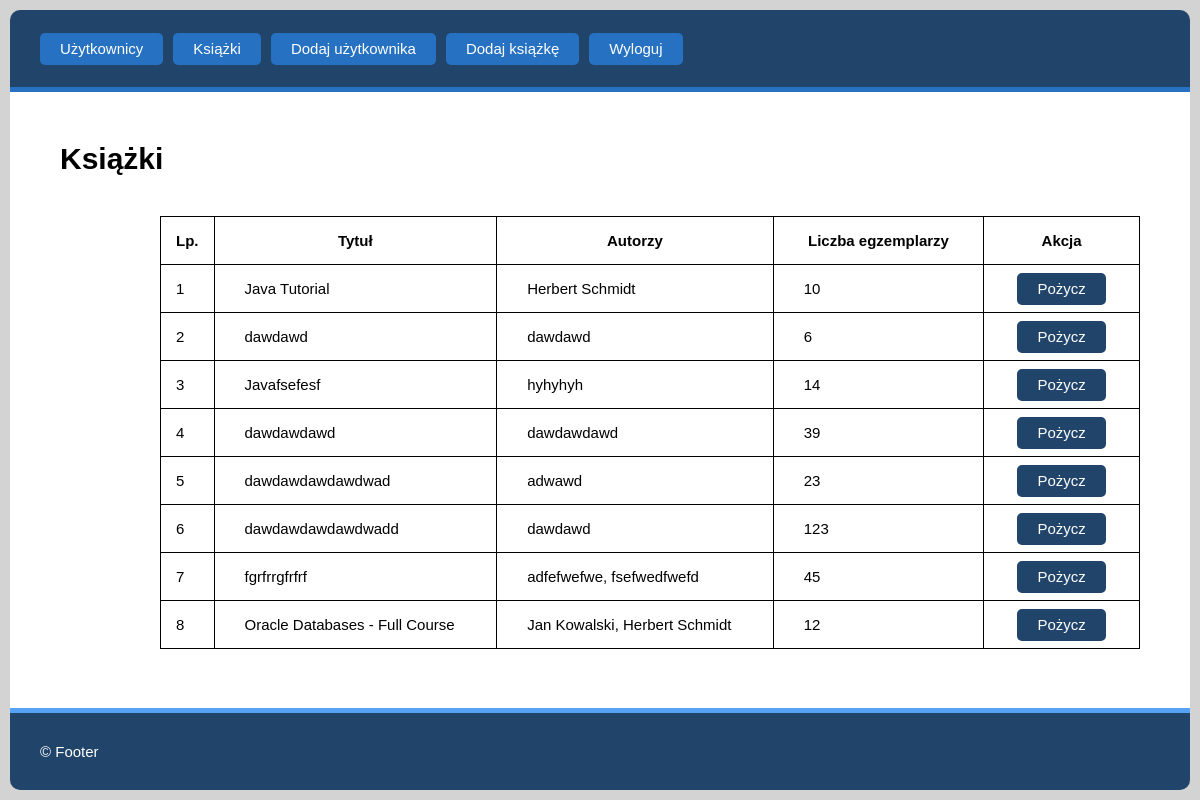
Before: /index.php?action=books/show (signed in) with the older database file.
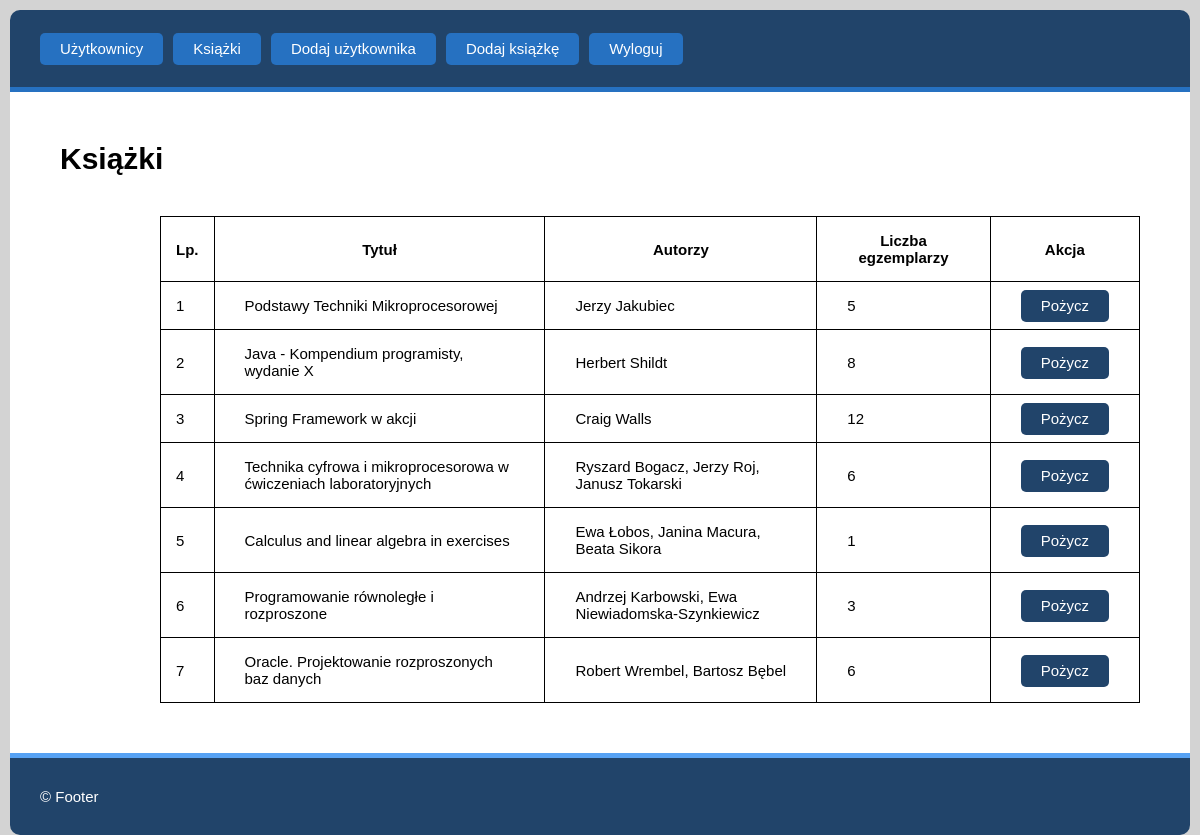
After: the same page with the newer database file.
### tables this page shows
CREATE TABLE `books` (
  `id` bigint(20) UNSIGNED NOT NULL,
  `title` varchar(100) NOT NULL,
  `authors` varchar(100) NOT NULL,
  `copies` int(10) UNSIGNED NOT NULL
);

### src/core/Renderer.php (called while the page is built, shortened)
<?php
class Renderer
{
    public function render($view, $data = array())
    {
        require_once Config::get('__MVC_VIEWS_DIR') . $view . '.php';
    }
}

### src/controllers/BooksController.php (called while the page is built, shortened)
<?php
class BooksController extends Controller
{
	public function show()
    {
        $result = $this->_pdo->get_data_from_db("SELECT * FROM books", BookModel::class);
        $this->renderer->render('show_books', array(
            'books_count' => is_array($result) ? count($result) : 0,
            'books_data' => $result,
            'header_mode' => $_SESSION['logged_user']['user_role'] === Config::get('__ADMIN_ROLE') ? 'admin' : 'user',
        ));
    }
}

### src/core/MvcApplication.php (called while the page is built, shortened)
<?php
class MvcApplication
{
    private static $_instance;
    private $renderer_instance;
    private function __construct()
    {
        $this->renderer_instance = Renderer::get_instance();
        $this->render_mvc();
    }
    private function render_mvc()
    {
        try
        {
            $action_params = $this->parse_url();
            $this->controller_instance = new $controller_class_name;
            call_user_func([ $this->controller_instance, $action_params['method'] ]);
        }
        catch(LogicException $e)
        {
            $this->renderer_instance->render('_not-found');
            die;
        }
    }
    private function parse_url()
    {
        $action_type = Config::get('__MVC_DEF_METHOD');
        $separate_controller_and_method = explode('/', filter_var(rtrim($_GET['action']), FILTER_SANITIZE_URL));
        if (count($separate_controller_and_method) > 1)
        {
            $action_type = $separate_controller_and_method[1];
        }
        return array(
            'controller' => $this->parse_controller_name($separate_controller_and_method[0]),
            'method' =>     $action_type,
        );
    }
    private function parse_controller_name($controller_raw_name)
    {
        return ucfirst($controller_raw_name) . Config::get('__MVC_CONTROLLER_SUFFIX');
    }
    public static function run()
    {
        if (self::$_instance == null) self::$_instance = new MvcApplication();
    }
}

### index.php (called while the page is built, shortened)
<?php
require_once __DIR__ . __SEP__ . 'src' . __SEP__ . 'config.php';
MvcApplication::run();

### src/core/DbContext.php (called while the page is built, shortened)
<?php
class DbContext
{
    private $_db_handler;
    private function __construct()
    {
        try
        {
            $this->_db_handler = new PDO(Config::get('__DB_DSN'), Config::get('__DB_USERNAME'), Config::get('__DB_PASSWORD'),
            Config::get('__DB_INIT_COMMANDS'));
            $this->_db_handler->setAttribute(PDO::ATTR_ERRMODE, PDO::ERRMODE_EXCEPTION);
        }
        catch (PDOException $e)
        {
            echo 'Nie udało połączyć się z bazą danych.';
            die;
        }
    }
    public function get_data_from_db($sql_query, $model_clazz, $id = null)
    {
        $cursor = null;
        $data_array = array();
        if (isset($id))
        {
            $prep_statement = $this->_db_handler->prepare($sql_query);
            $prep_statement->execute(array('id_sant' => (int) $id));
            $cursor = $prep_statement;
        }
        else
        {
            $cursor = $this->_db_handler->query($sql_query);
        }
        while ($mapped_objects = $cursor->fetchObject($model_clazz))
        {
            array_push($data_array, $mapped_objects);
        }
        return $data_array;
    }
}

### src/core/Config.php (called while the page is built, shortened)
<?php
class Config
{
    private static $_values = array();
    public static function set($key, $value)
    {
        self::$_values[$key] = $value;
    }
    public static function get($key)
    {
        return self::$_values[$key];
    }
}

### src/models/BookModel.php (called while the page is built, shortened)
<?php
class BookModel
{
    protected $id;
    protected $title;
    protected $authors;
    protected $copies;
    public function get_id()
    {
        return $this->id;
    }
    public function get_title()
    {
        return $this->title;
    }
    public function get_authors()
    {
        return $this->authors;
    }
    public function get_copies()
    {
        return $this->copies;
    }
}

### src/views/show_books.php (the view, shortened to what this page needs)
<!DOCTYPE html>
<html lang="pl">
<head>
    <link rel="stylesheet" href="static/styles.css">
</head>
<body>
    <main class="app__content">
        <h1>Książki</h1>
        <div class="table-with-banner__container">
            <?php if ($data['books_data']) { ?>
                <table class="app__table">
                    <tr>
                        <th class="cell--lp">Lp.</th>
                        <th>Tytuł</th>
                        <th>Autorzy</th>
                        <th>Liczba egzemplarzy</th>
                        <th>Akcja</th>
                    </tr>
                    <?php for ($i = 0; $i < count($data['books_data']); $i++) { ?>
                        <tr>
                            <td class="cell--lp"><?= $i + 1 ?></td>
                            <td><?= $data['books_data'][$i]->get_title() ?></td>
                            <td><?= $data['books_data'][$i]->get_authors() ?></td>
                            <td><?= $data['books_data'][$i]->get_copies() ?></td>
                            <td class="cell--center">
                                <?php if ($data['books_data'][$i]->get_copies() > 0) { ?>
                                    <a class="button--default button__variant--normal"
                                        href="index.php?action=books/rent&_bookid=<?= $data['books_data'][$i]->get_id() ?>">
                                        Pożycz
                                    </a>
                                <?php } ?>
                            </td>
                        </tr>
                    <?php } ?>
                </table>
            <?php } else { ?>
                <div class="app__banner app__banner--inline app__banner--warn">
                    Brak zapisanych książek w bibliotece. Kliknij <a href="index.php?action=books/add">tutaj</a> aby dodać pierwszą książkę.
                </div>
            <?php } ?>
        </div>
    </main>
</body>
</html>

### static/styles.css (style rules this page uses)
* { padding: 0; margin: 0; box-sizing: border-box; font-family: sans-serif; }
h1 { margin-bottom: 40px; }
body { height: 100vh; padding: 10px; display: flex; flex-direction: column; border-radius: 10px; width: 100%; font-size: 15px; background-color: lightgray; }
.app__header, .app__footer { display: flex; justify-content: flex-start; align-items: center; padding: 30px; width: 100%; color: white; background-color: #21446a; }
.app__header { border-bottom: 5px solid #2671c1; border-radius: 10px 10px 0 0; }
.header__list { display: flex; list-style-type: none; }
.header__list > li { margin-right: 10px; }
.header__list > li a.header__list__link { color: white; text-decoration: none; padding: 7px 20px 8px; background-color: #2671c1; border-radius: 5px; transition: .2s background-color linear; }
.app__footer { border-top: 5px solid #56a2f4; border-radius: 0 0 10px 10px; }
.app__content { padding: 50px; flex-grow: 1; background-color: white; }
.content__form__container, .form-with-banner__container, .table-with-banner__container { margin-left: 100px; max-width: 800px; }
.table-with-banner__container { max-width: 1100px; }
.app__table { border-collapse: collapse; width: 100%; }
.app__table td, .app__table th { padding: 15px 30px; border: 1px solid black; }
.app__table td.cell--lp, .app__table th.cell--lp { padding: 15px; width: 20px; }
.app__table td.cell--center { text-align: center; }
.button--default { width: fit-content; font-size: 15px; padding: 7px 20px 8px; border: none; cursor: pointer; }
.button__variant--normal, .button__variant--error { border-radius: 5px; transition: .2s all linear; background-color: #21446a; color: white; text-decoration: none; }

Changed rows visible on the page:
removed books: title "Java Tutorial", authors "Herbert Schmidt", copies "10"
removed books: title "dawdawd", authors "dawdawd", copies "6"
removed books: title "Javafsefesf", authors "hyhyhyh", copies "14"
removed books: title "dawdawdawd", authors "dawdawdawd", copies "39"
removed books: title "dawdawdawdawdwad", authors "adwawd", copies "23"
removed books: title "dawdawdawdawdwadd", authors "dawdawd", copies "123"
removed books: title "fgrfrrgfrfrf", authors "adfefwefwe, fsefwedfwefd", copies "45"
removed books: title "Oracle Databases - Full Course", authors "Jan Kowalski, Herbert Schmidt", copies "12"
added books: title "Podstawy Techniki Mikroprocesorowej", authors "Jerzy Jakubiec", copies "5"
added books: title "Java - Kompendium programisty, wydanie X", authors "Herbert Shildt", copies "8"
added books: title "Spring Framework w akcji", authors "Craig Walls", copies "12"
added books: title "Technika cyfrowa i mikroprocesorowa w ćwiczeniach laboratoryjnych", authors "Ryszard Bogacz, Jerzy Roj, Janusz Tokarski", copies "6"
added books: title "Calculus and linear algebra in exercises", authors "Ewa Łobos, Janina Macura, Beata Sikora", copies "1"
added books: title "Programowanie równoległe i rozproszone", authors "Andrzej Karbowski, Ewa Niewiadomska-Szynkiewicz", copies "3"
added books: title "Oracle. Projektowanie rozproszonych baz danych", authors "Robert Wrembel, Bartosz Bębel", copies "6"
